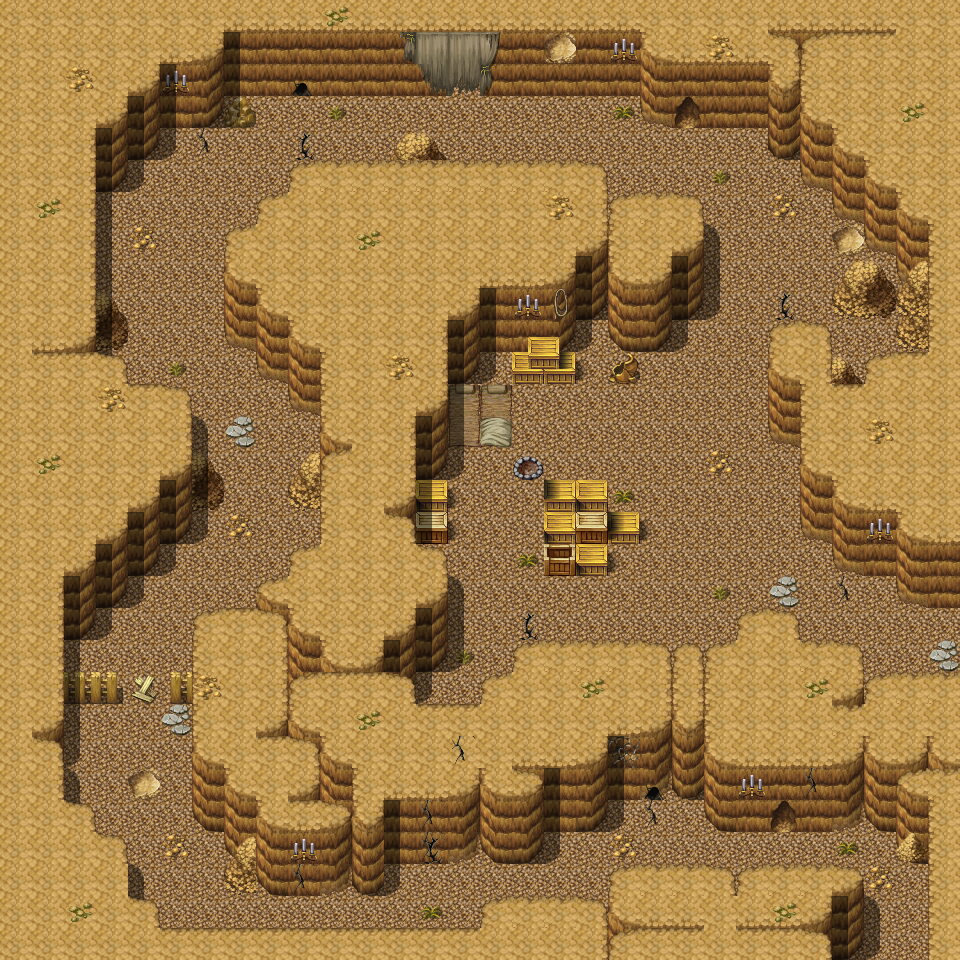

A 2D game scene composited from a Tiled map and its tileset images. What follows is a short description and the map's XML, with each tile layer's data collapsed to a summary:
An orthogonal 30x30 tile map with 32x32 px tiles, 3 tile layers (Ground, Objects, Above), 1 hidden layer not drawn, 21 tilesets and 17 objects (14x spawn, 3x mapchange).

<map version="1.0" orientation="orthogonal" width="30" height="30" tilewidth="32" tileheight="32">
    <tileset firstgid="1" name="map_25" tilewidth="32" tileheight="32">
        <image source="../drawable/map_25.png" width="256" height="256" />
    </tileset>
    <tileset firstgid="65" name="map_21" tilewidth="32" tileheight="32">
        <image source="../drawable/map_21.png" width="256" height="256" />
    </tileset>
    <tileset firstgid="129" name="map_0" tilewidth="32" tileheight="32">
        <image source="../drawable/map_0.png" width="256" height="256" />
    </tileset>
    <tileset firstgid="193" name="map_35" tilewidth="32" tileheight="32">
        <image source="../drawable/map_35.png" width="256" height="256" />
    </tileset>
    <tileset firstgid="257" name="map_26" tilewidth="32" tileheight="32">
        <image source="../drawable/map_26.png" width="256" height="256" />
    </tileset>
    <tileset firstgid="321" name="map_5" tilewidth="32" tileheight="32">
        <image source="../drawable/map_5.png" width="256" height="256" />
    </tileset>
    <tileset firstgid="385" name="map_1" tilewidth="32" tileheight="32">
        <image source="../drawable/map_1.png" width="256" height="256" />
    </tileset>
    <tileset firstgid="449" name="map_10" tilewidth="32" tileheight="32">
        <image source="../drawable/map_10.png" width="256" height="256" />
    </tileset>
    <tileset firstgid="513" name="map_3" tilewidth="32" tileheight="32">
        <image source="../drawable/map_3.png" width="256" height="256" />
    </tileset>
    <tileset firstgid="577" name="map_18" tilewidth="32" tileheight="32">
        <image source="../drawable/map_18.png" width="256" height="256" />
    </tileset>
    <tileset firstgid="641" name="map_2" tilewidth="32" tileheight="32">
        <image source="../drawable/map_2.png" width="256" height="256" />
    </tileset>
    <tileset firstgid="705" name="map_17" tilewidth="32" tileheight="32">
        <image source="../drawable/map_17.png" width="256" height="256" />
    </tileset>
    <tileset firstgid="769" name="map_16" tilewidth="32" tileheight="32">
        <image source="../drawable/map_16.png" width="256" height="256" />
    </tileset>
    <tileset firstgid="833" name="map_37" tilewidth="32" tileheight="32">
        <image source="../drawable/map_37.png" width="256" height="256" />
    </tileset>
    <tileset firstgid="897" name="map_6" tilewidth="32" tileheight="32">
        <image source="../drawable/map_6.png" width="256" height="256" />
    </tileset>
    <tileset firstgid="961" name="map_15" tilewidth="32" tileheight="32">
        <image source="../drawable/map_15.png" width="256" height="256" />
    </tileset>
    <tileset firstgid="1025" name="map_41" tilewidth="32" tileheight="32">
        <image source="../drawable/map_41.png" width="256" height="256" />
    </tileset>
    <tileset firstgid="1089" name="map_27" tilewidth="32" tileheight="32">
        <image source="../drawable/map_27.png" width="256" height="256" />
    </tileset>
    <tileset firstgid="1153" name="map_14" tilewidth="32" tileheight="32">
        <image source="../drawable/map_14.png" width="256" height="256" />
    </tileset>
    <tileset firstgid="1217" name="map_29" tilewidth="32" tileheight="32">
        <image source="../drawable/map_29.png" width="256" height="256" />
    </tileset>
    <tileset firstgid="1281" name="map_28" tilewidth="32" tileheight="32">
        <image source="../drawable/map_28.png" width="256" height="256" />
    </tileset>
    <layer name="Ground" width="30" height="30">
        <data>[900 cells, 900 non-empty, 15 distinct tile ids]</data>
    </layer>
    <layer name="Objects" width="30" height="30">
        <data>[900 cells, 225 non-empty, 52 distinct tile ids]</data>
    </layer>
    <layer name="Above" width="30" height="30">
        <data>[900 cells, 99 non-empty, 18 distinct tile ids]</data>
    </layer>
    <layer name="Walkable" width="30" height="30" visible="0">
        <data>[900 cells, 624 non-empty, 1 distinct tile ids]</data>
    </layer>
    <objectgroup name="Mapevents" visible="0">
        <object name="south" type="mapchange" x="864" y="928" width="64" height="32">
            <properties>
                <property name="map" value="pwcave1" />
                <property name="place" value="north" />
            </properties>
        </object>
        <object name="north" type="mapchange" x="448" y="64" width="32" height="32">
            <properties>
                <property name="map" value="pwcave2a" />
                <property name="place" value="south" />
            </properties>
        </object>
        <object name="east" type="mapchange" x="928" y="608" width="32" height="64">
            <properties>
                <property name="map" value="pwcave3" />
                <property name="place" value="west" />
            </properties>
        </object>
    </objectgroup>
    <objectgroup name="Spawn" visible="0">
        <object name="iqhan_2" type="spawn" x="768" y="832" width="64" height="32">
            <properties>
                <property name="spawngroup" value="iqhan_2" />
            </properties>
        </object>
        <object name="iqhan_3" type="spawn" x="704" y="832" width="64" height="32">
            <properties>
                <property name="spawngroup" value="iqhan_3" />
            </properties>
        </object>
        <object name="iqhan_3_1" type="spawn" x="480" y="864" width="64" height="32">
            <properties>
                <property name="spawngroup" value="iqhan_3" />
            </properties>
        </object>
        <object name="iqhan_2_1" type="spawn" x="256" y="896" width="128" height="32">
            <properties>
                <property name="quantity" value="2" />
                <property name="spawngroup" value="iqhan_2" />
            </properties>
        </object>
        <object name="iqhan_3_2" type="spawn" x="192" y="864" width="32" height="64">
            <properties>
                <property name="quantity" value="2" />
                <property name="spawngroup" value="iqhan_3" />
            </properties>
        </object>
        <object name="iqhan_3_3" type="spawn" x="64" y="704" width="128" height="160">
            <properties>
                <property name="spawngroup" value="iqhan_3" />
            </properties>
        </object>
        <object name="iqhan_3_4" type="spawn" x="96" y="640" width="96" height="32">
            <properties>
                <property name="quantity" value="3" />
                <property name="spawngroup" value="iqhan_3" />
            </properties>
        </object>
        <object name="iqhan_2_2" type="spawn" x="96" y="512" width="224" height="128">
            <properties>
                <property name="quantity" value="2" />
                <property name="spawngroup" value="iqhan_2" />
            </properties>
        </object>
        <object name="iqhan_3_5" type="spawn" x="96" y="192" width="224" height="288">
            <properties>
                <property name="quantity" value="2" />
                <property name="spawngroup" value="iqhan_3" />
            </properties>
        </object>
        <object name="iqhan_4" type="spawn" x="384" y="96" width="32" height="32">
            <properties>
                <property name="spawngroup" value="iqhan_4" />
            </properties>
        </object>
        <object name="iqhan_4_1" type="spawn" x="512" y="96" width="32" height="64">
            <properties>
                <property name="quantity" value="2" />
                <property name="spawngroup" value="iqhan_4" />
            </properties>
        </object>
        </objectgroup>
    <objectgroup name="Keys" />
</map>
<!-- 3 of 17 objects omitted -->
